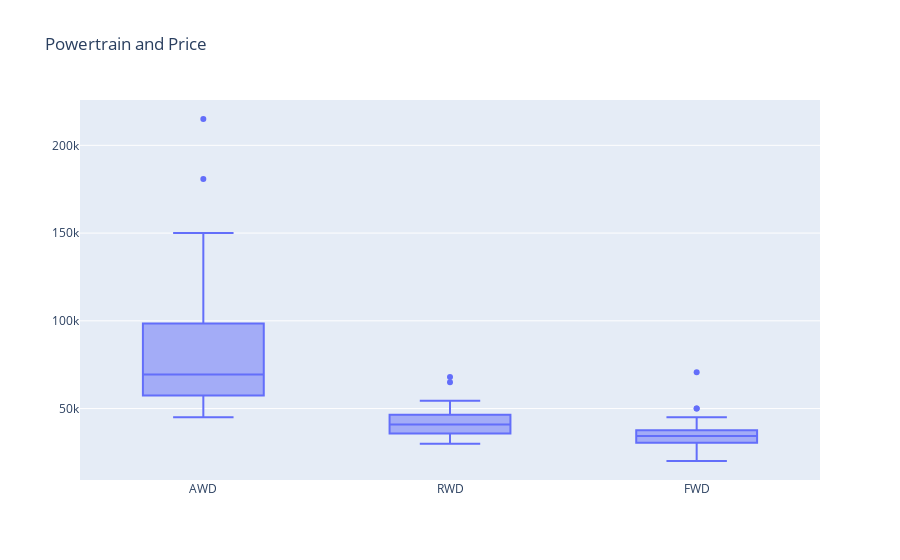

Here is the notebook cell this chart was saved with:
### Markdown cell above
## What is the most expensive powertrain

### Code cell
#Creating a graph
fig = go.Figure()

#Adding the values
fig.add_trace(go.Box(x = car_df.PowerTrain, y = car_df.PriceEuro))

#Customising the graph
fig.update_layout(title='Powertrain and Price')

### Figure 1 — Plotly figure (JSON) as saved in the notebook; plotly's stock layout.template omitted (floating-point values rounded to 4 significant figures)
{"data": [{"type": "box", "x": ["AWD", "RWD", "AWD", "RWD", "RWD", "AWD", "FWD", "FWD", "RWD", "AWD", "AWD", "FWD", "FWD", "RWD", "FWD", "RWD", "AWD", "FWD", "FWD", "FWD", "FWD", "AWD", "RWD", "AWD", "AWD", "RWD", "RWD", "AWD", "RWD", "FWD", "AWD", "FWD", "FWD", "AWD", "FWD", "FWD", "FWD", "RWD", "FWD", "AWD", "AWD", "FWD", "AWD", "FWD", "FWD", "FWD", "FWD", "AWD", "AWD", "FWD", "AWD", "AWD", "FWD", "RWD", "AWD", "RWD", "FWD", "FWD", "AWD", "FWD", "AWD", "FWD", "AWD", "RWD", "AWD", "FWD", "AWD", "AWD", "RWD", "AWD", "AWD", "AWD", "FWD", "FWD", "AWD", "AWD", "AWD", "RWD", "AWD", "RWD", "FWD", "FWD", "RWD", "AWD", "AWD", "RWD", "AWD", "FWD", "AWD", "FWD", "RWD", "FWD", "RWD", "FWD", "AWD", "AWD", "AWD", "AWD"], "y": [55480, 30000, 56440, 68040, 32997, 105000, 31900, 29682, 46380, 55000, 69484, 29234, 40795, 65000, 34459, 40936, 180781, 21421, 30000, 31681, 29146, 58620, 35000, 125000, 61480, 45000, 33000, 60437, 38017, 34361, 67358, 38105, 31184, 75000, 32646, 37237, 50000, 45000, 33133, 45000, 79990, 33971, 81639, 24534, 20129, 36837, 41906, 102945, 149000, 36057, 79445, 215000, 35000, 40000, 85990, 35921, 37422, 40000, 96990, 29234, 65620, 50000, 75351, 54475, 109302, 33246, 55000, 62900, 41526, 45000, 150000, 64000, 25500, 34400, 57500, 54000, 148301, 38987, 102990, 46900, 70631, 34900, 45000, 69551, 47500, 37500, 93800, 36837, 57500, 37900, 35575, 33133, 53500, 45000, 96050, 50000, 65000, 62000]}], "layout": {"title": {"text": "Powertrain and Price"}}}
